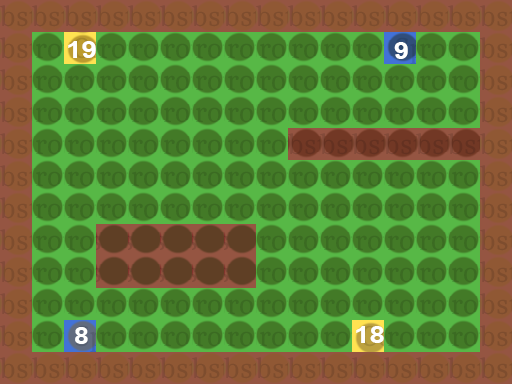

Rendered tile map (Tiled .tmx) drawn with the repository's tilesets; below, a short description and the full map source, tile grids included:
An orthogonal 16x12 tile map with 32x32 px tiles, 3 tile layers (Ground, Obstacles, Objects).

<map version="1.0" orientation="orthogonal" renderorder="right-down" width="16" height="12" tilewidth="32" tileheight="32" nextobjectid="1">
 <tileset firstgid="1" name="TilesetPlaceholder" tilewidth="32" tileheight="32" tilecount="240" columns="10">
  <image source="Tileset.png" width="320" height="768" />
 </tileset>
 <layer name="Ground" width="16" height="12">
  <data encoding="csv">
12,12,12,12,12,12,12,12,12,12,12,12,12,12,12,12,
12,12,12,12,12,12,12,12,12,12,12,12,12,12,12,12,
12,12,12,12,12,12,12,12,12,12,12,12,12,12,12,12,
12,12,12,12,12,12,12,12,12,12,12,12,12,12,12,12,
12,12,12,12,12,12,12,12,12,12,12,12,12,12,12,12,
12,12,12,12,12,12,12,12,12,12,12,12,12,12,12,12,
12,12,12,12,12,12,12,12,12,12,12,12,12,12,12,12,
12,12,12,12,12,12,12,12,12,12,12,12,12,12,12,12,
12,12,12,12,12,12,12,12,12,12,12,12,12,12,12,12,
12,12,12,12,12,12,12,12,12,12,12,12,12,12,12,12,
12,12,12,12,12,12,12,12,12,12,12,12,12,12,12,12,
12,12,12,12,12,12,12,12,12,12,12,12,12,12,12,12
</data>
 </layer>
 <layer name="Obstacles" width="16" height="12">
  <data encoding="csv">
42,42,42,42,42,42,42,42,42,42,42,42,42,42,42,42,
42,0,0,0,0,0,0,0,0,0,0,0,0,0,0,42,
42,0,0,0,0,0,0,0,0,0,0,0,0,0,0,42,
42,0,0,0,0,0,0,0,0,0,0,0,0,0,0,42,
42,0,0,0,0,0,0,0,0,52,52,52,52,52,52,42,
42,0,0,0,0,0,0,0,0,0,0,0,0,0,0,42,
42,0,0,0,0,0,0,0,0,0,0,0,0,0,0,42,
42,0,0,55,55,55,55,55,0,0,0,0,0,0,0,42,
42,0,0,55,55,55,55,55,0,0,0,0,0,0,0,42,
42,0,0,0,0,0,0,0,0,0,0,0,0,0,0,42,
42,0,0,0,0,0,0,0,0,0,0,0,0,0,0,42,
42,42,42,42,42,42,42,42,42,42,42,42,42,42,42,42
</data>
 </layer>
 <layer name="Objects" width="16" height="12">
  <data encoding="csv">
0,0,0,0,0,0,0,0,0,0,0,0,0,0,0,0,
0,0,191,0,0,0,0,0,0,0,0,0,91,0,0,0,
0,0,0,0,0,0,0,0,0,0,0,0,0,0,0,0,
0,0,0,0,0,0,0,0,0,0,0,0,0,0,0,0,
0,0,0,0,0,0,0,0,0,0,0,0,0,0,0,0,
0,0,0,0,0,0,0,0,0,0,0,0,0,0,0,0,
0,0,0,0,0,0,0,0,0,0,0,0,0,0,0,0,
0,0,0,0,0,0,0,0,0,0,0,0,0,0,0,0,
0,0,0,0,0,0,0,0,0,0,0,0,0,0,0,0,
0,0,0,0,0,0,0,0,0,0,0,0,0,0,0,0,
0,0,81,0,0,0,0,0,0,0,0,181,0,0,0,0,
0,0,0,0,0,0,0,0,0,0,0,0,0,0,0,0
</data>
 </layer>
</map>
